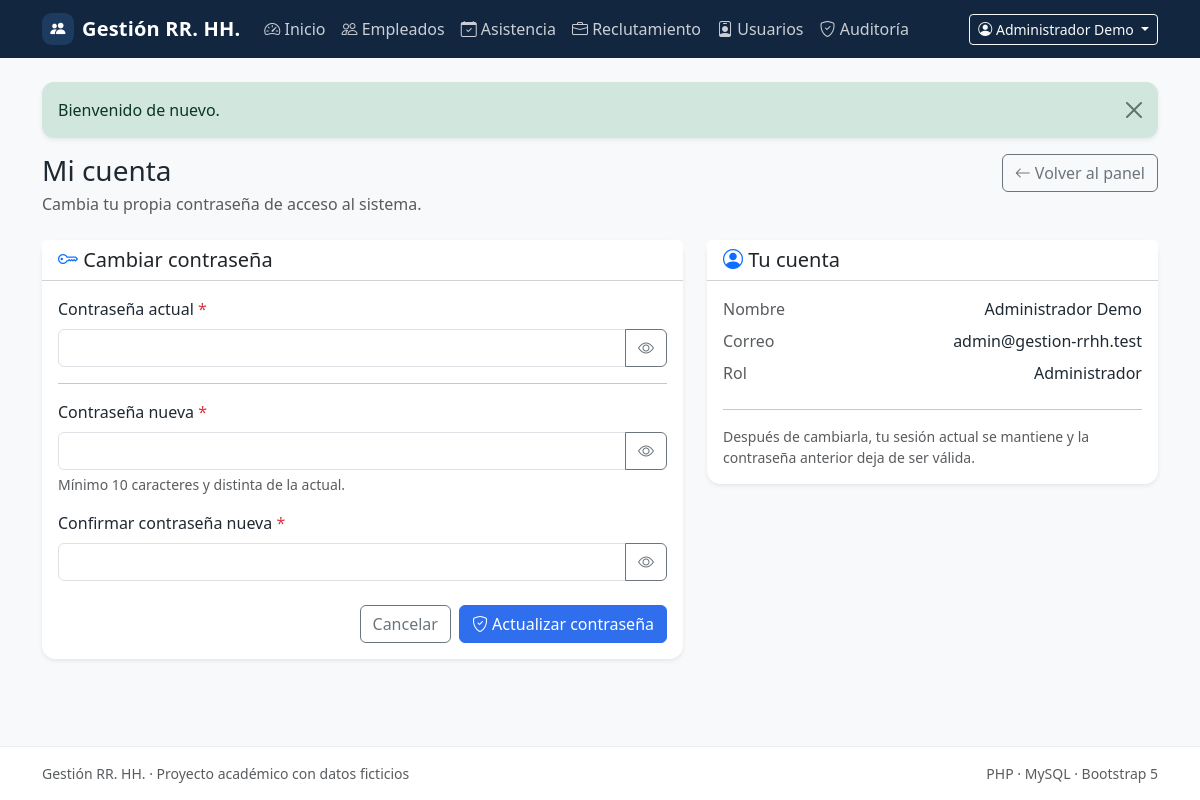
The app's page /account/password (signed in) with its own data.
### tables this page shows
CREATE TABLE IF NOT EXISTS users (
    id BIGINT UNSIGNED NOT NULL AUTO_INCREMENT,
    name VARCHAR(120) NOT NULL,
    email VARCHAR(190) NOT NULL,
    password_hash VARCHAR(255) NOT NULL,
    password_changed_at DATETIME(6) NULL,
    role ENUM('admin', 'hr') NOT NULL DEFAULT 'hr',
    is_active TINYINT(1) NOT NULL DEFAULT 1,
    last_login_at DATETIME NULL,
    created_at TIMESTAMP NOT NULL DEFAULT CURRENT_TIMESTAMP,
    updated_at TIMESTAMP NOT NULL DEFAULT CURRENT_TIMESTAMP ON UPDATE CURRENT_TIMESTAMP,
    PRIMARY KEY (id),
    UNIQUE KEY uq_users_email (email),
    KEY idx_users_role_active (role, is_active)
);

### src/Modules/Auth/Views/account/password.php (the view, shortened to what the rows shown need)
<div class="d-flex flex-wrap justify-content-between align-items-start gap-3 mb-4">
    <div>
        <h1 class="h3 mb-1">Mi cuenta</h1>
    </div>
</div>
<div class="row g-4">
    <div class="col-12 col-xl-7">
        <div class="card border-0 shadow-sm">
            <div class="card-header bg-white">
                <h2 class="h5 mb-0"><i class="bi bi-key text-primary"></i> Cambiar contraseña</h2>
            </div>
        </div>
    </div>
    <div class="col-12 col-xl-5">
        <div class="card border-0 shadow-sm">
            <div class="card-header bg-white">
                <h2 class="h5 mb-0"><i class="bi bi-person-circle text-primary"></i> Tu cuenta</h2>
            </div>
            <div class="card-body">
                <dl class="row mb-0">
                    <dt class="col-5 text-body-secondary fw-normal">Nombre</dt>
                    <dd class="col-7 text-end"><?= e((string) $currentUser['name']) ?></dd>
                    <dt class="col-5 text-body-secondary fw-normal">Correo</dt>
                    <dd class="col-7 text-end text-break"><?= e((string) $currentUser['email']) ?></dd>
                    <dt class="col-5 text-body-secondary fw-normal">Rol</dt>
                    <dd class="col-7 text-end"><?= e(status_label((string) $currentUser['role'])) ?></dd>
                </dl>
            </div>
        </div>
    </div>
</div>

### src/Shared/Views/layouts/app.php (shortened to what the rows shown need)
<!doctype html>
<html lang="es">
<head>
    <link href="https://cdn.jsdelivr.net/npm/bootstrap@5.3.3/dist/css/bootstrap.min.css" rel="stylesheet">
    <link href="https://cdn.jsdelivr.net/npm/bootstrap-icons@1.11.3/font/bootstrap-icons.min.css" rel="stylesheet">
    <link href="<?= e(asset('css/app.css')) ?>" rel="stylesheet">
</head>
<body class="bg-body-tertiary d-flex flex-column min-vh-100">
<nav class="navbar navbar-expand-lg navbar-dark app-navbar">
    <div class="container">
        <div class="collapse navbar-collapse" id="mainNavigation">
            <?php if ($currentUser !== null): ?>
                <div class="dropdown">
                    <button class="btn btn-sm btn-outline-light dropdown-toggle" type="button"
                            data-bs-toggle="dropdown" aria-expanded="false">
                        <i class="bi bi-person-circle"></i>
                        <?= e((string) $currentUser['name']) ?>
                    </button>
                </div>
            <?php endif; ?>
        </div>
    </div>
</nav>
<main class="flex-grow-1 py-4">
    <div class="container">
        <?php require __DIR__ . '/../partials/flash.php'; ?>
        <?= $content ?>
    </div>
</main>
</body>
</html>

### records on screen
users: name "Administrador Demo", email "admin@gestion-rrhh.test", role "Administrador"

### other values on screen
$appName "Gestión RR. HH."
$item['label'] "Inicio"
$item['label'] "Empleados"
$item['label'] "Asistencia"
$item['label'] "Reclutamiento"
$item['label'] "Usuarios"
$item['label'] "Auditoría"
$message['message'] "Bienvenido de nuevo."
